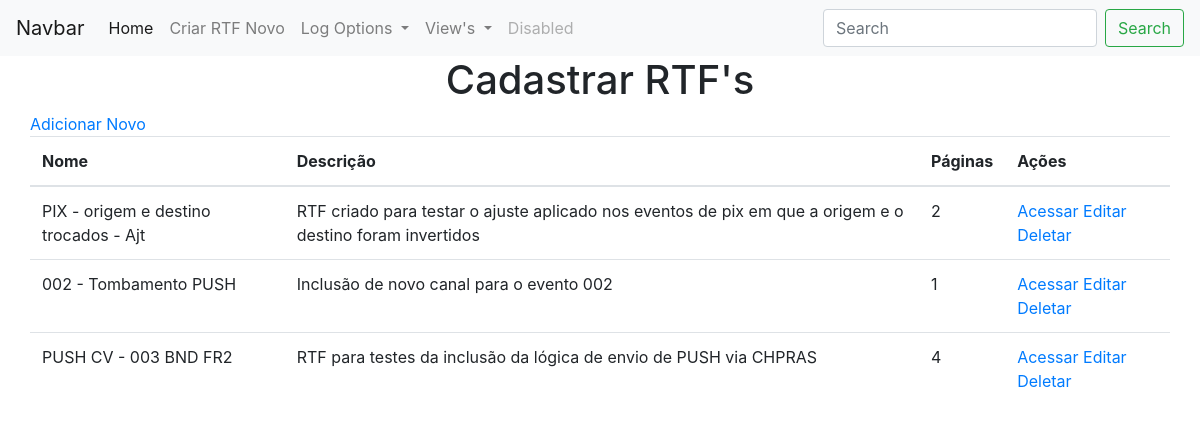
Screenshot of /viewRTF with the database file from the repository.
### app.py (models this page shows, shortened)
class RTFs(db.Model):
    id = db.Column("id", db.Integer, primary_key=True)
    name = db.Column(db.String(100))
    descricao = db.Column(db.String(500))
    qtd_pages = db.Column(db.Integer)

### app.py (the view)
@app.route("/viewRTF")
def viewRTF():
    rtfs = RTFs.query.all()
    return render_template("viewRTFs.html", values=rtfs)

### templates/viewRTFs.html (shortened to what this page needs)
{% extends "base.html" %}
{% block content%}
<div class="container">
        <div class="row">
            <div class="col-xs-12">
                <a href="{{url_for('addRTF')}}">Adicionar Novo</a>
            </div>
            <div class="col-xs-12">
                <table class="table">
                    <thead>
                        <th>Nome</th>
                        <th>Descrição</th>
                        <th>Páginas</th>
                        <th>Ações</th>
                    </thead>
                    <tbody>
                        {% for item in values %}
                            <tr>
                                <td>{{ item.name }}</td>
                                <td>{{ item.descricao }}</td>
                                <td>{{ item.qtd_pages }}</td>
                                <td>
                                    <a href="#">Acessar</a>
                                    <a href="{{url_for('edit_rtf', id=item.id)}}">Editar</a>
                                    <a href="{{url_for('delete_rtf', id=item.id)}}">Deletar</a>
                                </td>
                            </tr>
                        {% endfor %}
                    </tbody>
                </table>
            </div>
        </div>
    </div>
{% endblock %}

### templates/base.html (shortened to what this page needs)
<!DOCTYPE html>
<html lang="pt-br">
<head>
    <link rel="stylesheet" href="https://cdn.jsdelivr.net/npm/bootstrap@4.3.1/dist/css/bootstrap.min.css"
>
</head>
    <body>
        <nav class="navbar navbar-expand-lg navbar-light bg-light">
            <a class="navbar-brand" href="#">Navbar</a>
            <div class="collapse navbar-collapse" id="navbarSupportedContent">
                <ul class="navbar-nav mr-auto">
                    <li class="nav-item active">
                        <a class="nav-link" href="{{ url_for('index') }}">Home <span class="sr-only">(current)</span></a>
                    </li>
                    <li class="nav-item">
                        <a class="nav-link" href="{{url_for('addRTF')}}">Criar RTF Novo</a>
                    </li>
                    <li class="nav-item dropdown">
                        <a class="nav-link dropdown-toggle" href="#" id="navbarDropdownLog" role="button" data-toggle="dropdown"
                           aria-haspopup="true" aria-expanded="false">
                            Log Options
                        </a>
                    </li>
                    <li class="nav-item dropdown">
                        <a class="nav-link dropdown-toggle" href="#" id="navbarDropdownViews" role="button" data-toggle="dropdown"
                           aria-haspopup="true" aria-expanded="false">
                            View's
                        </a>
                    </li>
                    <li class="nav-item">
                        <a class="nav-link disabled" href="#" tabindex="-1" aria-disabled="true">Disabled</a>
                    </li>
                </ul>
                <form class="form-inline my-2 my-lg-0">
                    <input class="form-control mr-sm-2" type="search" placeholder="Search" aria-label="Search">
                    <button class="btn btn-outline-success my-2 my-sm-0" type="submit">Search</button>
                </form>
            </div>
        </nav>
        <div class="container-fluid">
            <h1 style="style=color:red;text-align:center;">Cadastrar RTF's</h1>
            {% block content %}{% endblock %}
        </div>
    </body>
</html>

### rows the page displays
RTFs: name "PIX - origem e destino trocados - Ajt", descricao "RTF criado para testar o ajuste aplicado nos eventos de pix em que a origem e o destino foram invertidos", qtd_pages "2"
RTFs: name "002 - Tombamento PUSH", descricao "Inclusão de novo canal para o evento 002", qtd_pages "1"
RTFs: name "PUSH CV - 003 BND FR2", descricao "RTF para testes da inclusão da lógica de envio de PUSH via CHPRAS", qtd_pages "4"
